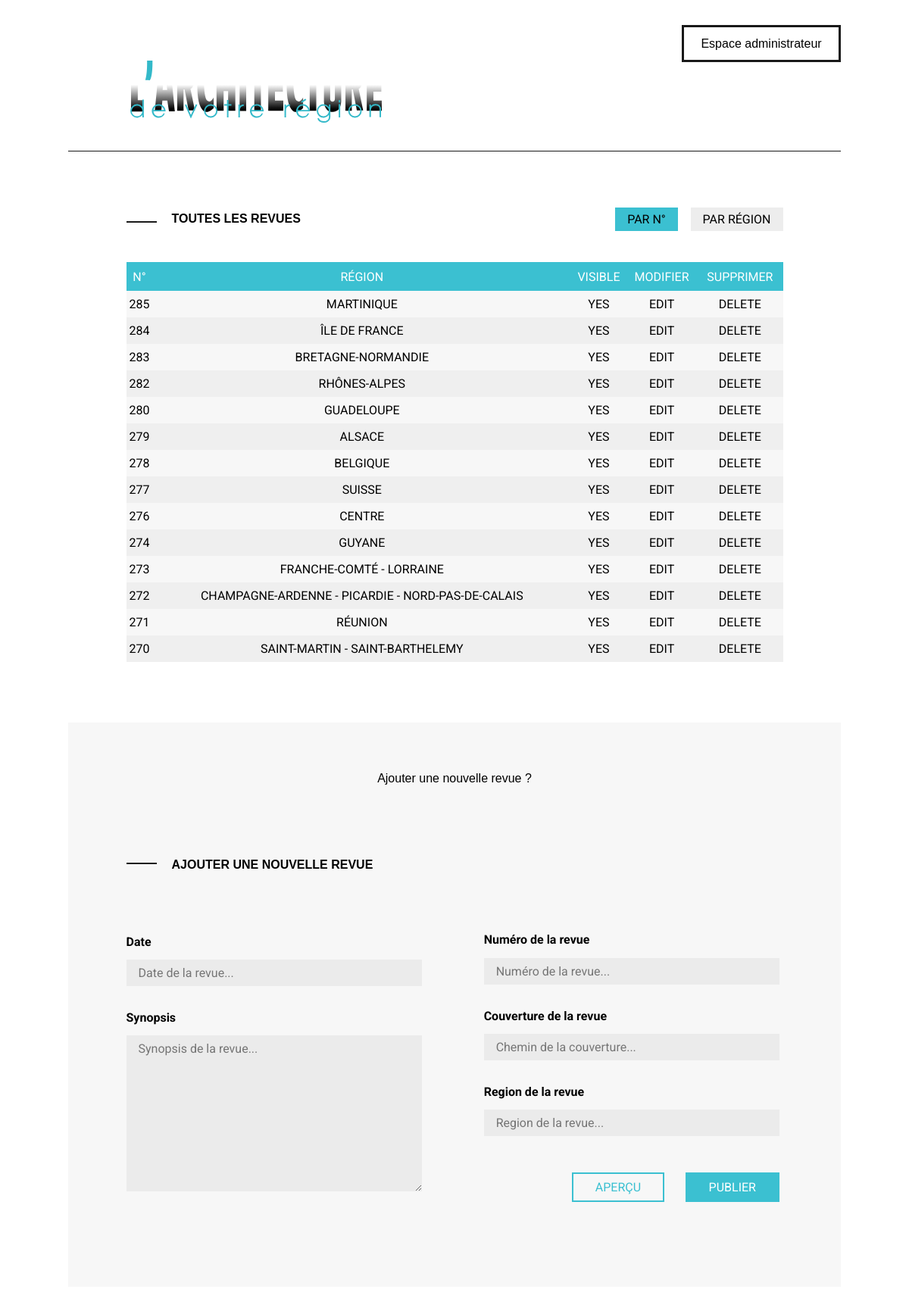
The page /backoffice.php?order=number on the database its author committed.
### tables this page shows
CREATE TABLE `journals` (
  `id` int(11) NOT NULL,
  `number` int(255) NOT NULL,
  `date` varchar(255) NOT NULL,
  `img` varchar(255) NOT NULL,
  `region` varchar(255) NOT NULL,
  `slug` varchar(255) NOT NULL,
  `synopsis` text NOT NULL,
  `partner` varchar(255) NOT NULL,
  `alt` varchar(255) NOT NULL
);

### php/dbconfig.php (called while the page is built, shortened)
<?php
try
{
    $bdd = new PDO('mysql:host=localhost;dbname=architecte;charset=utf8', 'root', 'root');
}
catch (Exception $e)
{
    die('Erreur : ' . $e->getMessage());
}
    include_once 'crud/class.crud.php';
    $crud = new crud($bdd);
?>

### php/crud/class.crud.php (called while the page is built, shortened)
<?php
class crud
{
    private $db;
    public function __construct(\PDO $db_con)
    {
        $this->db = $db_con;
    }
    public function dataview($query)
    {
        $stmt = $this->db->prepare($query);
        $stmt->execute();
        return $stmt;
    }
}

### backoffice.php (the view, shortened to what this page needs)
<?php
include_once('php/dbconfig.php');
include 'header-bo.php';
?>
<main>
  <section class="view-journals">
    <div class="head-view-journals">
      <h2>Toutes les revues</h2>
      <div class="filters">
        <span class="active"><a href="backoffice.php?order=number">par n°</a></span>
        <span><a href="backoffice.php?order=region">par région</a></span>
      </div>
    </div>
    <table border="0" cellspacing="0" cellpadding="0">
      <thead>
        <tr>
          <td>n°</td>
          <td>région</td>
          <td>visible</td>
          <td>modifier</td>
          <td>supprimer</td>
        </tr>
      </thead>
      <tbody>
      <?php
      if (isset($_GET['order'])) {
        if ($_GET['order'] === 'number'){
          $query = "SELECT `id`, `number`, `region` FROM journals ORDER BY `number` DESC";
          }
      }else {
        $query = "SELECT `id`, `number`, `region` FROM journals ORDER BY `region` ASC";
      }
      $data = $crud->dataview($query);
      while($row = $data->fetch(PDO::FETCH_ASSOC)):
      ?>
        <tr>
          <td><?=$row['number']?></td>
          <td><?=$row['region']?></td>
          <td>yes</td>
          <td><a href="modify.php?id=<?php echo $row["id"]?>" class="btn btn-large btn-info">Edit</a></td>
          <td>Delete</td>
        </tr>
      <?php endwhile;?>
      </tbody>
    </table>
  </section>
  <section class="add-journal">
    <div class="inner-add-journal">
      <div class="head-add-journal">
        <span>Ajouter une nouvelle revue ?</span>
      </div>
      <h2>Ajouter une nouvelle revue</h2>
      <form action="php/add-data.php" method="post">
        <div class="left-side">
          <div class="date">
            <label for="#">Date</label>
            <input type="text" name="date" placeholder="Date de la revue...">
          </div>
          <div class="synopsis">
            <label for="#">Synopsis</label>
            <textarea name="synopsis" placeholder="Synopsis de la revue..." rows="10"></textarea>
          </div>
      </div>
        <div class="right-side">
          <div class="number">
            <label for="#">Numéro de la revue</label>
            <input type="text" name="number" placeholder="Numéro de la revue...">
          </div>
          <div class="img">
            <label for="#">Couverture de la revue</label>
            <input type="text" name="img" placeholder="Chemin de la couverture...">
          </div>
          <div class="region">
            <label for="#">Region de la revue</label>
            <input type="text" name="region" placeholder="Region de la revue...">
          </div>
          <div class="actions">
            <a class="view">Aperçu</a>
            <input type="submit" value="Publier">
          </div>
      </div>
      </form>
  </div>
  </section>
</main>
</body>
</html>

### assets/stylesheets/screen.css (style rules this page uses)
* { padding: 0; margin: 0; }
*, *:before, *:after { box-sizing: border-box; font-family: 'Roboto'; font-size: 16px; }
label { display: block; }
input, textarea, button { border: none; outline: none; }
input[type="text"], input[type="password"], textarea { background: rgba(216, 216, 216, 0.4); padding: .5em 1em; margin-top: .5em; }
input[type="submit"] { border: none; background: none; }
a, a:visited { text-decoration: none; color: initial; }
main { overflow-x: hidden; }
body { overflow-x: hidden; }
#bo main h2 { text-transform: uppercase; position: relative; padding-left: 60px; font-family: "DIN Medium", sans-serif; margin-bottom: 2em; }
#bo main h2::before { position: absolute; content: ''; width: 40px; height: 2px; background: #191919; left: 0; top: 35%; }
#bo .view-journals { width: 85%; margin: 5em auto; }
#bo .view-journals .head-view-journals:after { content: ""; display: table; clear: both; }
#bo .view-journals h2 { float: left; padding-bottom: 1em; }
#bo .view-journals .filters { float: right; text-transform: uppercase; color: #757575; }
#bo .view-journals span { padding: .4em 1em; background: #EDEDED; margin-left: .8em; }
#bo .view-journals span.active { background: #3BC0D1; color: #fff; }
#bo .view-journals table { width: 100%; text-align: center; text-transform: uppercase; border: none; }
#bo .view-journals table thead { background: #3BC0D1; color: #fff; }
#bo .view-journals table thead td { padding: .6em 0; }
#bo .view-journals table tbody tr { background: #EFEFEF; }
#bo .view-journals table tbody tr:nth-child(2n+1) { background: #F7F7F7; }
#bo .view-journals table tbody tr td { padding: .5em 0; }
#bo .add-journal { background: #F7F7F7; padding: 3em 0; }
#bo .add-journal .head-add-journal { text-align: center; margin: 1em 0; }
#bo .add-journal .head-add-journal span { font-family: "DIN Medium", sans-serif; }
#bo .add-journal .inner-add-journal { width: 85%; margin: 0 auto; }
#bo .add-journal h2 { margin: 6em 0 3em 0; }
#bo .add-journal form div { margin-bottom: 2em; }
#bo .add-journal form div.left-side, #bo .add-journal form div.right-side { width: 45%; }
#bo .add-journal form div.left-side input[type="text"], #bo .add-journal form div.left-side textarea, #bo .add-journal form div.right-side input[type="text"], #bo .add-journal form div.right-side textarea { background: rgba(216, 216, 216, 0.4); padding: .5em 1em; width: 100%; }
#bo .add-journal form div.left-side label, #bo .add-journal form div.right-side label { font-weight: bolder; margin-bottom: .4em; }
#bo .add-journal form div[class*="-side"] { display: inline-block; }
#bo .add-journal form div.right-side { margin-top: 2em; margin-left: 9%; }
#bo .add-journal form div.actions { margin-top: 3em; text-align: right; }
#bo .add-journal form div.actions a { text-transform: uppercase; color: #3BC0D1; padding: .5em 1.8em; border: 2px solid #3BC0D1; cursor: pointer; margin-right: 1.5em; }
#bo .add-journal form div.actions input[type="submit"] { background: #3BC0D1; color: #fff; text-transform: uppercase; padding: .5em 1.8em; border: 2px solid #3BC0D1; cursor: pointer; }
body.modify main { width: 85%; margin: 0 auto; padding-bottom: 3em; }

### rows shown on the page
journals: number "285", region "MARTINIQUE"
journals: number "284", region "ÎLE DE FRANCE"
journals: number "283", region "BRETAGNE-NORMANDIE"
journals: number "282", region "RHÔNES-ALPES"
journals: number "280", region "GUADELOUPE"
journals: number "279", region "ALSACE"
journals: number "278", region "BELGIQUE"
journals: number "277", region "SUISSE"
journals: number "276", region "CENTRE"
journals: number "274", region "GUYANE"
journals: number "273", region "FRANCHE-COMTÉ - LORRAINE"
journals: number "272", region "CHAMPAGNE-ARDENNE - PICARDIE - NORD-PAS-DE-CALAIS"
journals: number "271", region "RÉUNION"
journals: number "270", region "SAINT-MARTIN - SAINT-BARTHELEMY"
